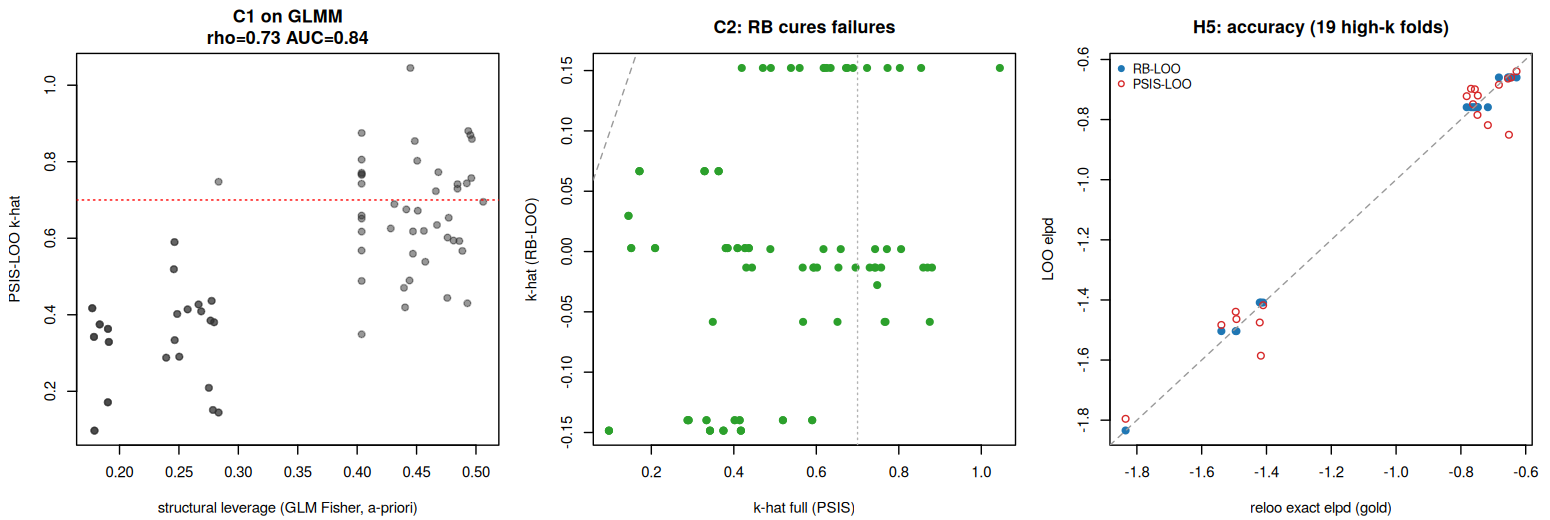

The script that saved this image:
# =====================================================================
# P2 + gate G2 : logistic random-intercept GLMM via rstanarm (precompiled).
# RB-LOO (analytic downdate + 1-D quadrature) vs PSIS-LOO vs reloo (exact gold).
# Tests C1 (leverage predicts k) and C2/H5 (RB cures + accuracy + cost) off Gaussian.
# =====================================================================
suppressMessages({library(rstanarm); library(loo)})
options(mc.cores=4); set.seed(5)

J<-60; nj<-sample(c(1,1,1,2,2,3),J,replace=TRUE); N<-sum(nj); g<-rep(1:J,nj)
b_true<-rnorm(J,0,2.0); y<-rbinom(N,1,plogis(-0.2+b_true[g]))
dat<-data.frame(y=y, g=factor(g))
cat(sprintf("GLMM: J=%d groups, N=%d obs, %d singletons\n", J,N,sum(nj==1)))

fit<-stan_glmer(y~1+(1|g), data=dat, family=binomial, chains=4, iter=1000,
                refresh=0, seed=5, adapt_delta=0.95)
dm<-as.matrix(fit); alpha<-dm[,"(Intercept)"]; sig<-sqrt(dm[,"Sigma[g:(Intercept),(Intercept)]"])
B<-dm[,paste0("b[(Intercept) g:",1:J,"]")]; S<-length(alpha)

## (B1) PSIS-LOO
lw<-loo(fit); k_full<-lw$diagnostics$pareto_k; e_full<-lw$pointwise[,"elpd_loo"]
cat(sprintf("PSIS-LOO: max k=%.2f  #(k>0.7)=%d / %d\n", max(k_full), sum(k_full>0.7), N))

## our RB-LOO: marginalise b_j by 1-D quadrature given each base draw (alpha,sigma)
gb<-seq(-10,10,length.out=64)
L_rb<-matrix(0,S,N)
for(i in 1:N){ j<-g[i]; oth<-setdiff(which(g==j),i)
  eta<-outer(alpha,gb,`+`); p<-plogis(eta)
  logp<- -0.5*outer(1/sig^2,gb^2) - outer(log(sig),rep(1,length(gb)))
  if(length(oth)) for(o in oth) logp<-logp + (if(y[o]==1) log(p) else log1p(-p))
  mx<-apply(logp,1,max); w<-exp(logp-mx); w<-w/rowSums(w)
  pred<-rowSums(w*(if(y[i]==1) p else 1-p)); L_rb[,i]<-log(pmax(pred,1e-300)) }
lr<-suppressWarnings(loo(L_rb,r_eff=rep(1,N))); k_rb<-lr$diagnostics$pareto_k; e_rb<-lr$pointwise[,"elpd_loo"]
cat(sprintf("RB-LOO:  max k=%.2f  #(k>0.7)=%d\n", max(k_rb), sum(k_rb>0.7)))

## (gold) reloo: exact refit of high-k folds via rstanarm k_threshold
t0<-Sys.time(); lg<-suppressWarnings(loo(fit, k_threshold=0.7)); reloo_secs<-as.numeric(Sys.time()-t0,units="secs")
e_gold<-lg$pointwise[,"elpd_loo"]; n_refit<-sum(k_full>0.7)

## C1: structural leverage (GLM Fisher info) predicts k_full
pbar<-plogis(mean(alpha)+colMeans(B)[g]); info<-pbar*(1-pbar); su_h<-mean(sig)
G_FFj<-sapply(1:J,function(j) sum(info[g==j])+1/su_h^2); h_struct<-info/G_FFj[g]
sp<-function(a,b) suppressWarnings(cor(a,b,method="spearman"))
auc<-function(s,l){ if(sum(l)==0||sum(l)==length(l)) return(NA); r<-rank(s); (sum(r[l==1])-sum(l==1)*(sum(l==1)+1)/2)/(sum(l==1)*sum(l==0)) }

hi<-which(k_full>0.7); rmse<-function(a,b) sqrt(mean((a-b)^2))
cat("\n================ GATE G2 (GLMM, rstanarm) ================\n")
cat(sprintf("C1  Spearman(structural leverage, k_full)=%.2f  AUC(k>0.7)=%.2f\n", sp(h_struct,k_full), auc(h_struct,as.numeric(k_full>0.7))))
cat(sprintf("C2  RB cures: PSIS #(k>0.7)=%d -> RB #(k>0.7)=%d   (mean k %.2f -> %.2f)\n", sum(k_full>0.7), sum(k_rb>0.7), mean(k_full), mean(k_rb)))
cat(sprintf("H5  accuracy vs reloo-gold on %d high-k folds (elpd RMSE):  PSIS-LOO=%.3f   RB-LOO=%.3f\n",
            length(hi), rmse(e_full[hi],e_gold[hi]), rmse(e_rb[hi],e_gold[hi])))
cat(sprintf("H5  COST:  reloo refits=%d models (%.0fs)  ;  RB-LOO refits=0 (quadrature over existing draws)\n", n_refit, reloo_secs))

saveRDS(list(k_full=k_full,k_rb=k_rb,e_full=e_full,e_rb=e_rb,e_gold=e_gold,h_struct=h_struct,hi=hi,y=y,g=g,
             alpha=alpha,sig=sig,B=B,dat=dat,fit_ok=TRUE), "gate_g2.rds")

png("gate_g2_glmm.png", width=1550, height=520, res=135)
par(mfrow=c(1,3), mar=c(4.2,4.3,3,1))
plot(h_struct,k_full,pch=19,col=adjustcolor("#333333",0.5),xlab="structural leverage (GLM Fisher, a-priori)",ylab="PSIS-LOO k-hat",
     main=sprintf("C1 on GLMM\nrho=%.2f AUC=%.2f",sp(h_struct,k_full),auc(h_struct,as.numeric(k_full>0.7))));abline(h=0.7,lty=3,col="red")
plot(k_full,k_rb,pch=19,col="#2ca02c",xlab="k-hat full (PSIS)",ylab="k-hat (RB-LOO)",main="C2: RB cures failures");abline(0,1,lty=2,col="grey60");abline(h=0.7,v=0.7,lty=3,col="grey70")
yl<-range(c(e_gold[hi],e_rb[hi],e_full[hi])); plot(e_gold[hi],e_rb[hi],pch=19,col="#1f77b4",xlim=yl,ylim=yl,xlab="reloo exact elpd (gold)",ylab="LOO elpd",main=sprintf("H5: accuracy (%d high-k folds)",length(hi)))
points(e_gold[hi],e_full[hi],pch=1,col="#d62728"); abline(0,1,lty=2,col="grey60"); legend("topleft",bty="n",cex=0.85,pch=c(19,1),col=c("#1f77b4","#d62728"),legend=c("RB-LOO","PSIS-LOO"))
dev.off(); cat("\nWrote figure: gate_g2_glmm.png\n")
